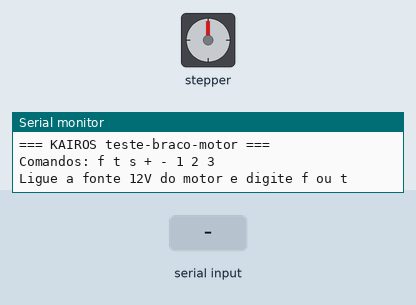
Bench run of a sketch on a simulated Arduino Uno, built with avr-gcc and run on an emulated ATmega328P. Parts: stepper motor, the last lines printed to the serial monitor. Wiring (inferred from the names in the program): stepper motor driver (200 steps per turn assumed): step pin 3; direction A0; enable A1. The inputs (shaded band) are chosen by the test bench.

Above: at 1.2 s.
1.3 s: "f" received over Serial
At 1.75 s:
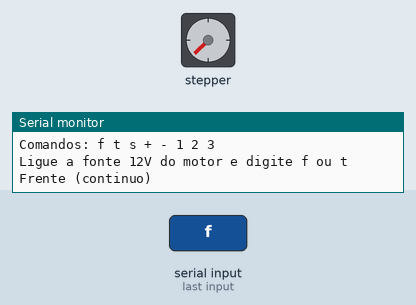
4.3 s: "2" received over Serial
At 4.9 s:
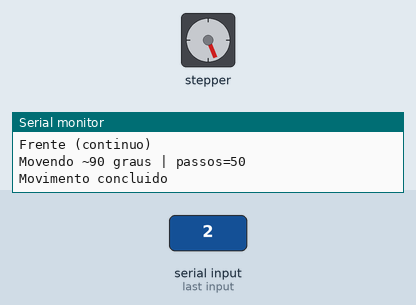
5.9 s: "t" received over Serial
At 6.35 s:
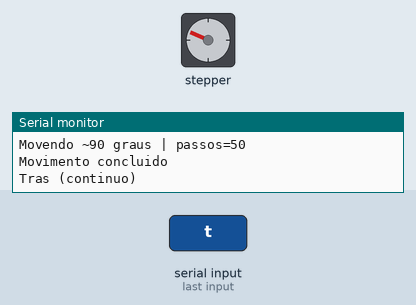
8.9 s: "s" received over Serial
10.4 s: "1" received over Serial
At 10.9 s:
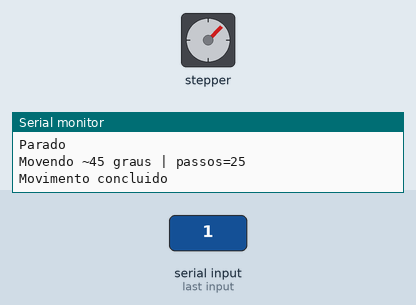
11.9 s: "F" received over Serial
At 12.65 s:
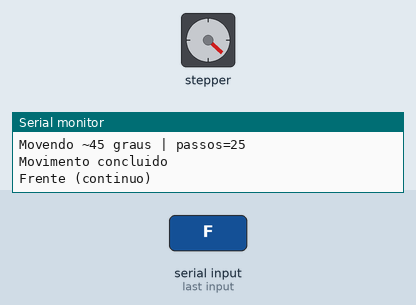
Timing chart, 0 to 19.4 s (numbered marks = the images above; inputs shaded):
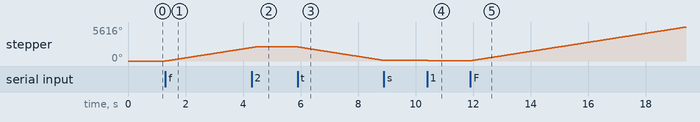

Measured:
- after the input at 1.3 s, stepper: keeps turning clockwise at about 743°/s, starting at once
- after the input at 4.3 s, stepper: goes on until 4.4 s, then stays 2318°
- after the input at 5.9 s, stepper: keeps turning counter-clockwise at about 743°/s, starting at once
- after the input at 10.4 s, stepper: turns 45° counter-clockwise, starting at once
- after the input at 11.9 s, stepper: keeps turning clockwise at about 743°/s, starting at once

The sketch:

teste-braco-motor.ino
```cpp
/*
 * Kairós — teste-braco-motor (Arduino Uno)
 *
 * Teste ISOLADO de 1 eixo (A4988 + NEMA17).
 * Comece pelo cotovelo. Depois repita a logica para ombro, pulso e base.
 *
 * ============================================================
 * LIGACOES A4988 <-> Arduino Uno
 * ============================================================
 *
 *   A4988          Uno
 *   -----          ---
 *   STEP    ---->  D3
 *   DIR     ---->  A0
 *   ENABLE  ---->  A1   (LOW = motor ligado)
 *   VDD     ---->  5V
 *   GND     ---->  GND  (comum com a fonte do motor)
 *   VMOT    ---->  +12V fonte externa do motor
 *   GND(VM) ---->  GND da fonte (mesmo GND do Uno)
 *   1A/1B/2A/2B -> bobinas do NEMA17
 *
 * IMPORTANTE:
 *   - Nunca alimentar o motor pelo 5V do Arduino
 *   - Fonte tipica: 12V, 2A ou mais
 *   - Ajustar o potenciometro de corrente do A4988
 *   - Dissipador no A4988 recomendado
 *
 * ============================================================
 * COMANDOS NO MONITOR SERIAL (9600)
 * ============================================================
 *
 *   f  = gira para frente  (ex.: cotovelo dobra)
 *   t  = gira para tras    (ex.: cotovelo estende)
 *   s  = para
 *   +  = aumenta velocidade
 *   -  = diminui velocidade
 *   1  = 45 graus (aprox.)
 *   2  = 90 graus (aprox.)
 *   3  = 180 graus (aprox.)
 *
 * Ajuste PASSOS_POR_VOLTA conforme microstepping do A4988:
 *   full step  = 200
 *   1/2        = 400
 *   1/4        = 800
 *   1/8        = 1600
 *   1/16       = 3200
 */

const int PIN_STEP   = 3;
const int PIN_DIR    = A0;
const int PIN_ENABLE = A1;

const int PASSOS_POR_VOLTA = 200;   // full step (MS1/MS2/MS3 em GND)
const int DELAY_US_MIN = 400;       // mais rapido
const int DELAY_US_MAX = 3000;      // mais lento

int delayUs = 1200;
int sentido = HIGH;                 // HIGH = frente, LOW = tras
bool motorLigado = false;
long passosRestantes = 0;

void setup() {
  Serial.begin(9600);

  pinMode(PIN_STEP, OUTPUT);
  pinMode(PIN_DIR, OUTPUT);
  pinMode(PIN_ENABLE, OUTPUT);

  digitalWrite(PIN_ENABLE, HIGH);   // desligado no inicio
  digitalWrite(PIN_DIR, sentido);
  digitalWrite(PIN_STEP, LOW);

  Serial.println("=== KAIROS teste-braco-motor ===");
  Serial.println("Comandos: f t s + - 1 2 3");
  Serial.println("Ligue a fonte 12V do motor e digite f ou t");
}

void darPasso() {
  digitalWrite(PIN_STEP, HIGH);
  delayMicroseconds(delayUs);
  digitalWrite(PIN_STEP, LOW);
  delayMicroseconds(delayUs);
}

void ligarMotor() {
  digitalWrite(PIN_ENABLE, LOW);    // A4988: LOW = ativo
  motorLigado = true;
}

void desligarMotor() {
  digitalWrite(PIN_ENABLE, HIGH);
  motorLigado = false;
  passosRestantes = 0;
}

void girarGraus(int graus) {
  ligarMotor();
  passosRestantes = (long)PASSOS_POR_VOLTA * graus / 360;
  Serial.print("Movendo ~");
  Serial.print(graus);
  Serial.print(" graus | passos=");
  Serial.println(passosRestantes);
}

void processarComando(char c) {
  switch (c) {
    case 'f':
    case 'F':
      sentido = HIGH;
      digitalWrite(PIN_DIR, sentido);
      passosRestantes = -1;   // continuo
      ligarMotor();
      Serial.println("Frente (continuo)");
      break;

    case 't':
    case 'T':
      sentido = LOW;
      digitalWrite(PIN_DIR, sentido);
      passosRestantes = -1;
      ligarMotor();
      Serial.println("Tras (continuo)");
      break;

    case 's':
    case 'S':
      desligarMotor();
      Serial.println("Parado");
      break;

    case '+':
      delayUs = constrain(delayUs - 100, DELAY_US_MIN, DELAY_US_MAX);
      Serial.print("Mais rapido | delayUs=");
      Serial.println(delayUs);
      break;

    case '-':
      delayUs = constrain(delayUs + 100, DELAY_US_MIN, DELAY_US_MAX);
      Serial.print("Mais lento | delayUs=");
      Serial.println(delayUs);
      break;

    case '1':
      girarGraus(45);
      break;

    case '2':
      girarGraus(90);
      break;

    case '3':
      girarGraus(180);
      break;
  }
}

void loop() {
  if (Serial.available()) {
    processarComando((char)Serial.read());
  }

  if (!motorLigado) return;

  if (passosRestantes == 0) {
    desligarMotor();
    Serial.println("Movimento concluido");
    return;
  }

  darPasso();

  if (passosRestantes > 0) {
    passosRestantes--;
  }
}
```
